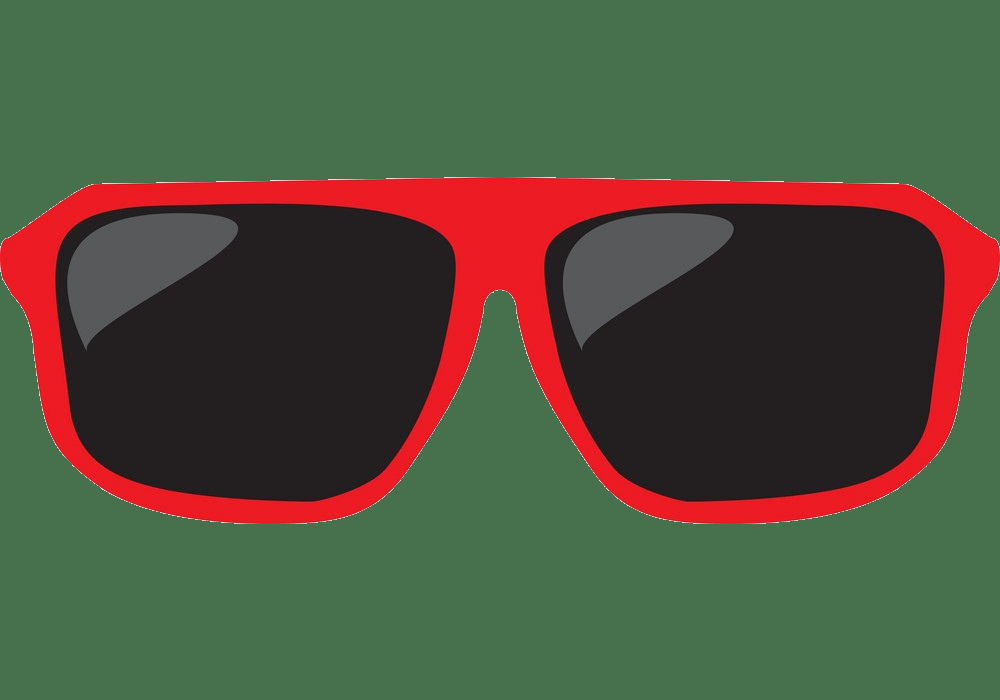
#> input picture glasses/glasses1.png, 1000 x 700 px
$ python -i cartoon_styler.py   (imports and definitions only)
#> lines starting #> are read from the running program, lines starting #| are printed output that depends on the picture; after the words box and inside, x2 and y2 are one past the last pixel; in counts of white or black regions, pixels touching at a corner belong together
#> further down, picture is the input picture: shape (700, 1000, 3); mean B, G, R 61.2, 81.4, 80.4
import cv2
import numpy as np

def process(
    image,
    bilateral_d=9,
    bilateral_sigmaColor=300,
    bilateral_sigmaSpace=300,
    median_ksize=7,
    adaptive_blockSize=9,
    adaptive_C=2
):
    """
    入力された画像をカートゥーン風に加工する
    各種パラメータを指定可能
    """
#> called with bilateral_d = 9, bilateral_sigmaColor = 300, bilateral_sigmaSpace = 300, median_ksize = 7, adaptive_blockSize = 9, adaptive_C = 2
    # 1. 色を滑らかにする（油絵風）
    img_color = cv2.bilateralFilter(
        image, d=bilateral_d, sigmaColor=bilateral_sigmaColor, sigmaSpace=bilateral_sigmaSpace
    )

    # 2. 輪郭線を抽出する（マンガ風）
    img_gray = cv2.cvtColor(image, cv2.COLOR_BGR2GRAY)
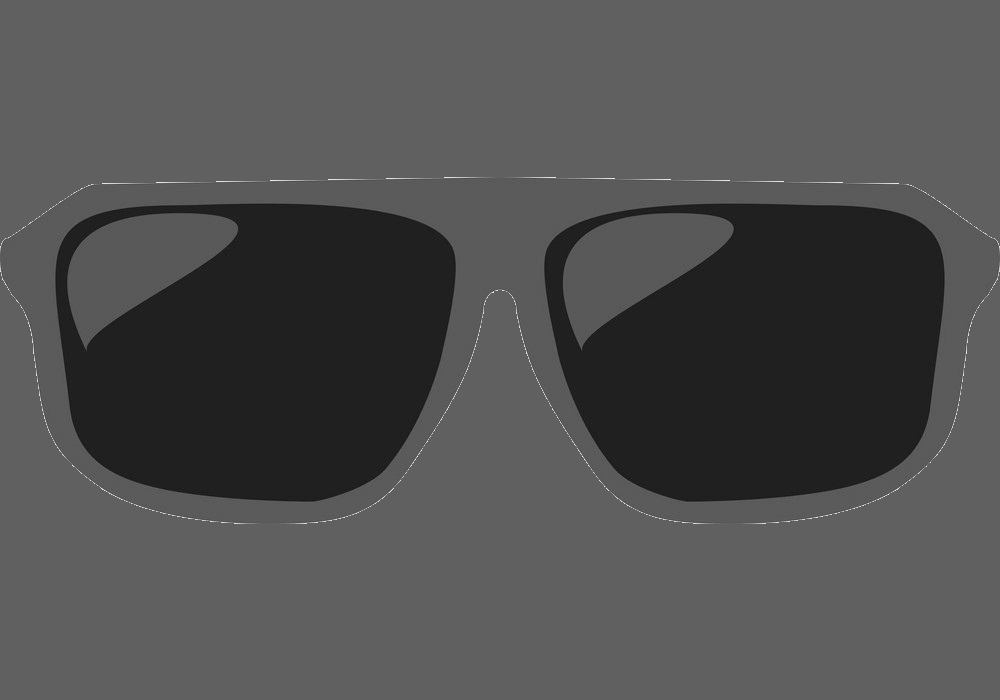
#> img_gray: shape (700, 1000); min 23, max 231, mean 79
    img_blur = cv2.medianBlur(img_gray, median_ksize)
    img_edge = cv2.adaptiveThreshold(
        img_blur, 255,
        cv2.ADAPTIVE_THRESH_MEAN_C,
        cv2.THRESH_BINARY,
        blockSize=adaptive_blockSize,
        C=adaptive_C
    )
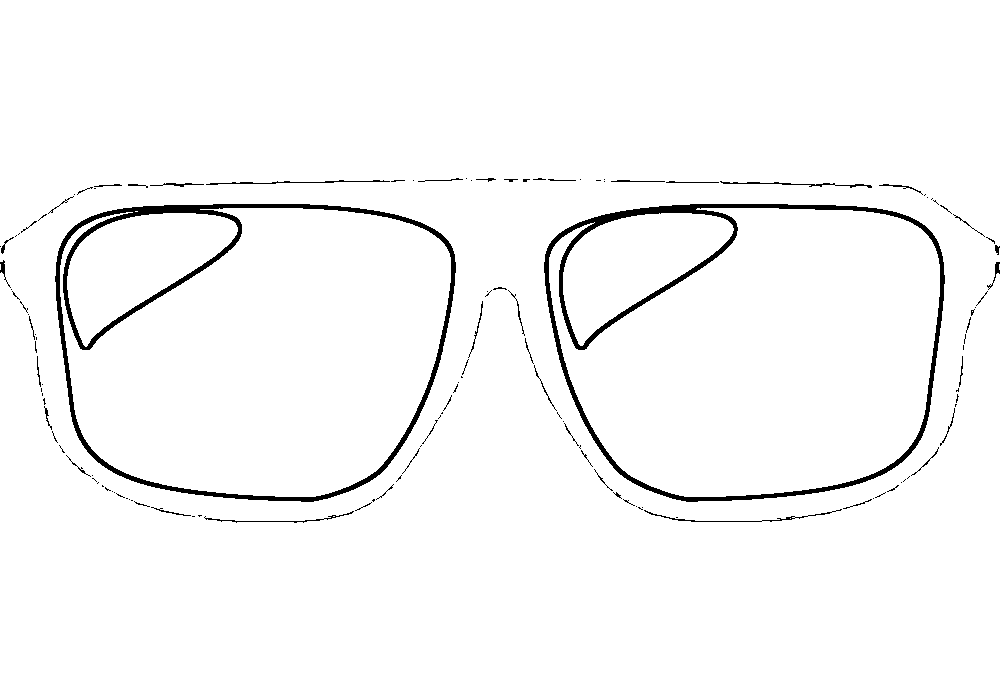
#> img_edge: shape (700, 1000); 97.4% white; 130 black regions (80 under 20 px), largest, box (x1, y1, x2, y2) and area: (55, 204, 456, 502) 7469, (544, 204, 945, 502) 7371, (644, 509, 842, 522) 259

    # 3. 色と輪郭線を合成
    img_edge = cv2.cvtColor(img_edge, cv2.COLOR_GRAY2BGR)
    img_cartoon = cv2.bitwise_and(img_color, img_edge)
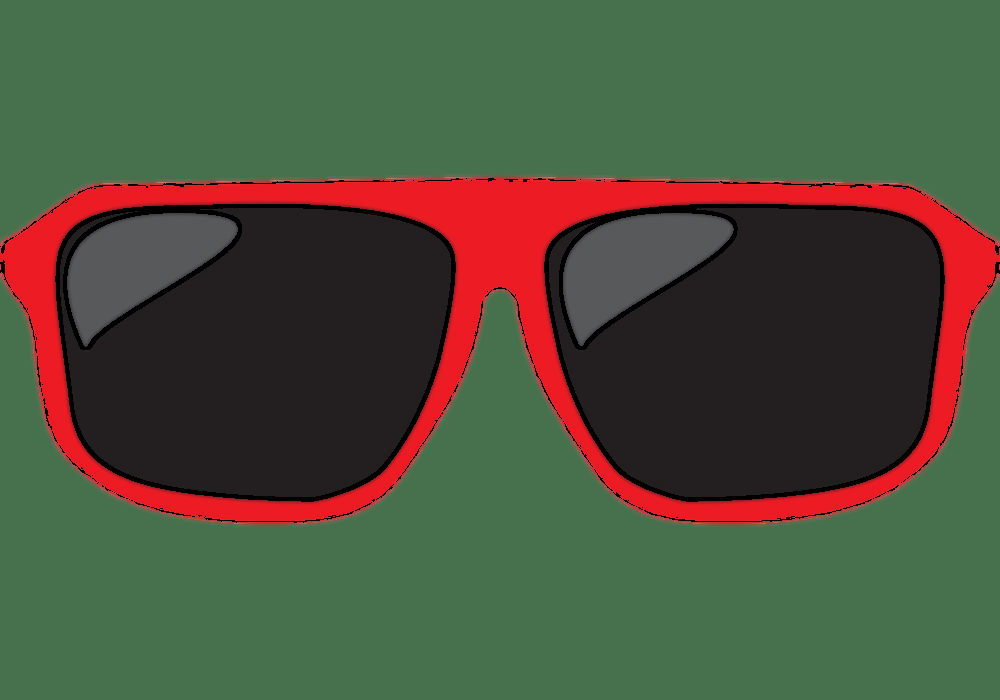
#> img_cartoon: shape (700, 1000, 3); mean B, G, R 60.2, 80.5, 78.1

    return img_cartoon

>>> import cv2
>>> picture = cv2.imread('../glasses/glasses1.png')
>>> result = process(picture)

$ run again, on glasses/glasses2.png
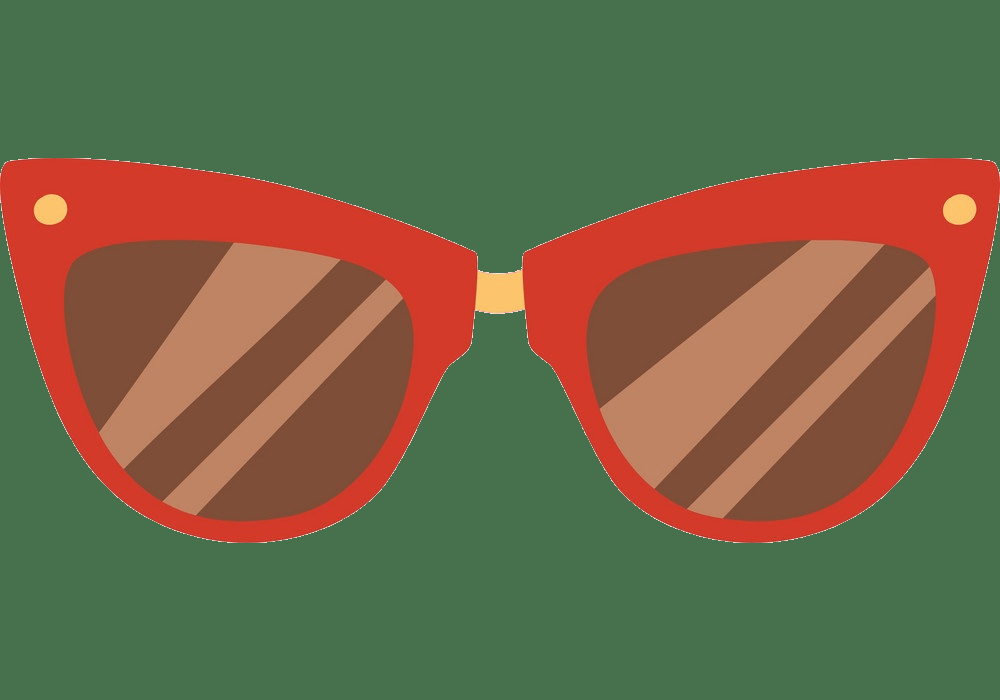
#> input picture glasses/glasses2.png, 1000 x 700 px
#> picture is the input picture: shape (700, 1000, 3); mean B, G, R 70.3, 101, 112.3
#> in process, `img_edge = cv2.adaptiveThreshold( img_blur, 255, cv2.ADAPTIVE_THRESH_M..`:
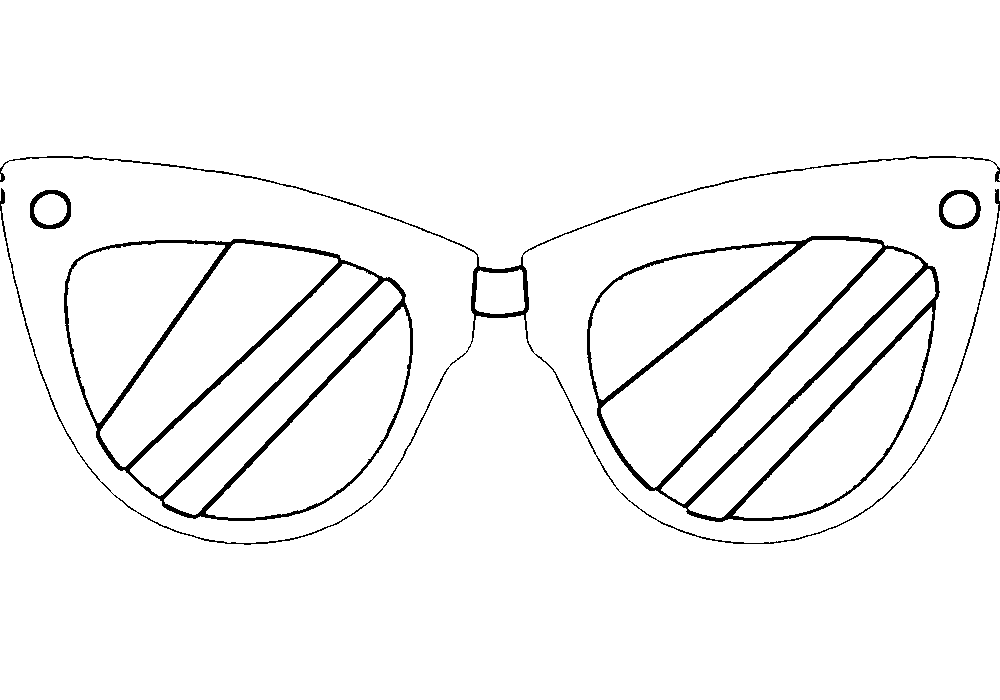
#> img_edge: shape (700, 1000); 96.5% white; 5 black regions, box (x1, y1, x2, y2) and area: (587, 236, 940, 522) 9502, (64, 239, 413, 521) 8920, (0, 156, 1000, 545) 5283, (939, 190, 981, 229) 554, (30, 190, 71, 229) 545
#> in process, `img_cartoon = cv2.bitwise_and(img_color, img_edge)`:
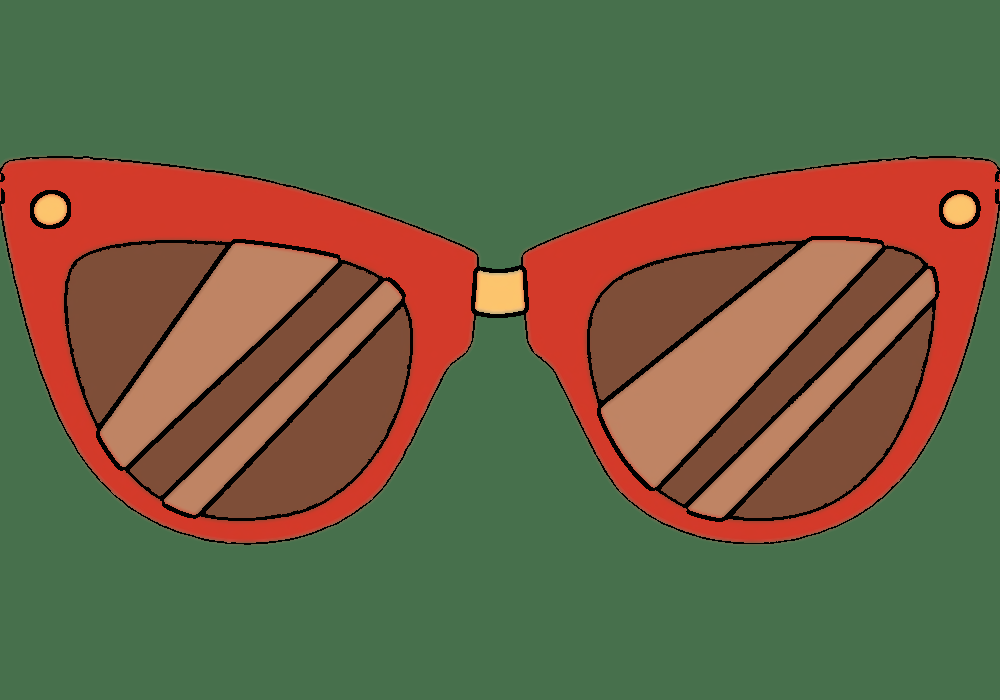
#> img_cartoon: shape (700, 1000, 3); mean B, G, R 68.1, 97.9, 107

$ run again, on glasses/glasses3.png
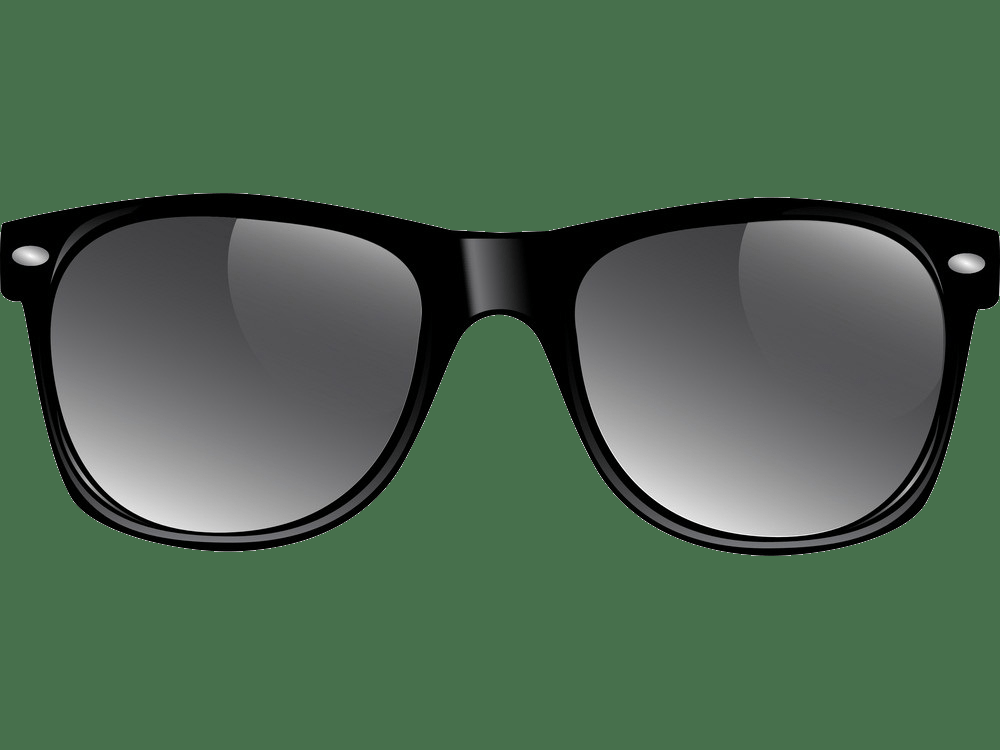
#> input picture glasses/glasses3.png, 1000 x 750 px
#> picture is the input picture: shape (750, 1000, 3); mean B, G, R 80.1, 102.7, 76.5
#> in process, `img_gray = cv2.cvtColor(image, cv2.COLOR_BGR2GRAY)`:
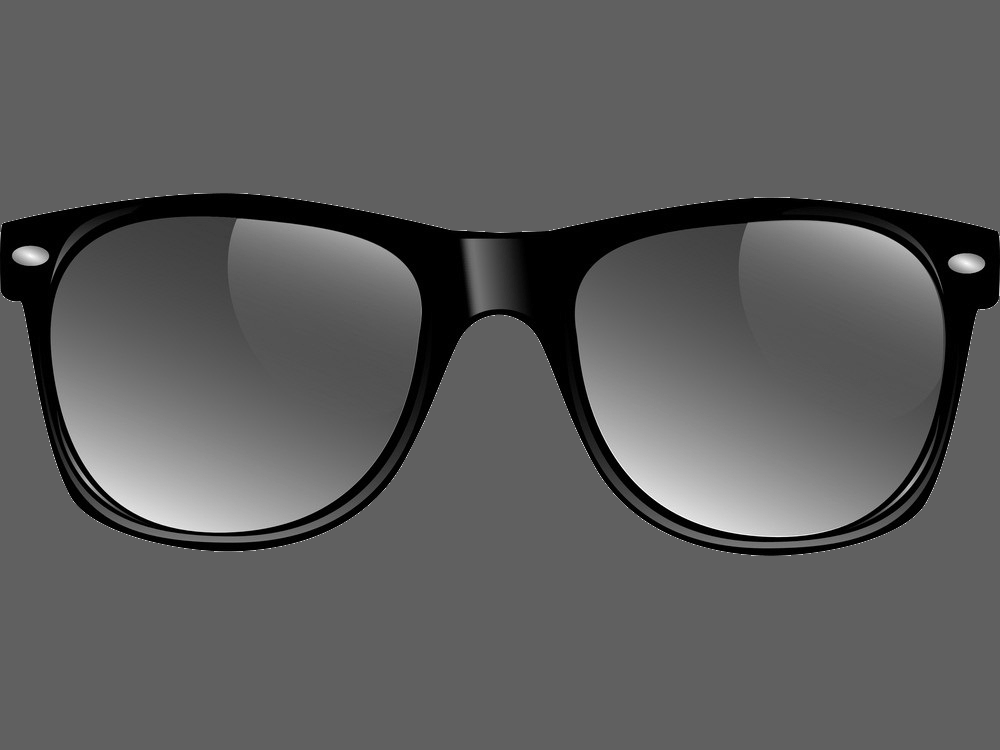
#> img_gray: shape (750, 1000); min 0, max 250, mean 92.5
#> in process, `img_edge = cv2.adaptiveThreshold( img_blur, 255, cv2.ADAPTIVE_THRESH_M..`:
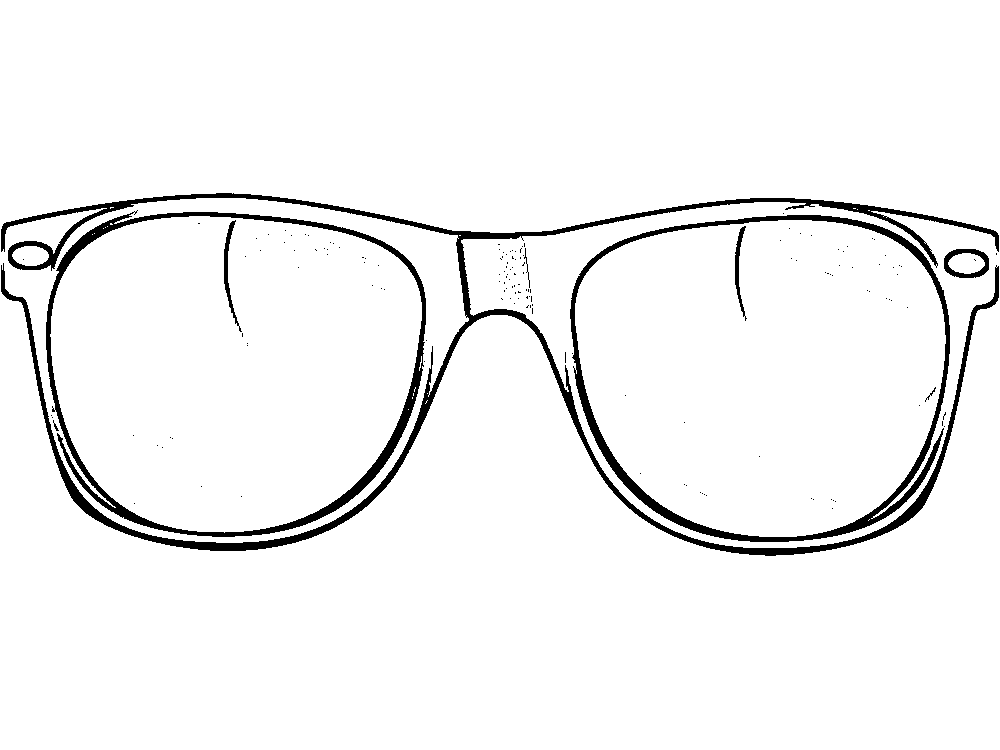
#> img_edge: shape (750, 1000); 95.6% white; 156 black regions (147 under 20 px), largest, box (x1, y1, x2, y2) and area: (1, 193, 999, 556) 16779, (570, 215, 950, 542) 7460, (46, 210, 426, 537) 7344

$ run again, on glasses/glasses4.png
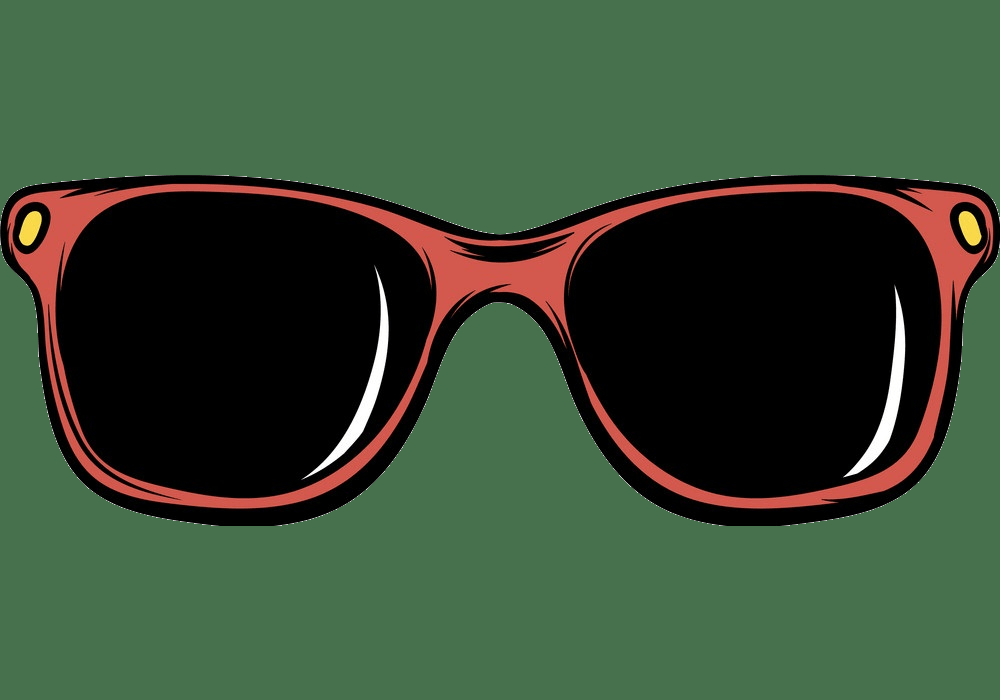
#> input picture glasses/glasses4.png, 1000 x 700 px
#> picture is the input picture: shape (700, 1000, 3); mean B, G, R 53.5, 76.6, 57.9
#> in process, `img_edge = cv2.adaptiveThreshold( img_blur, 255, cv2.ADAPTIVE_THRESH_M..`:
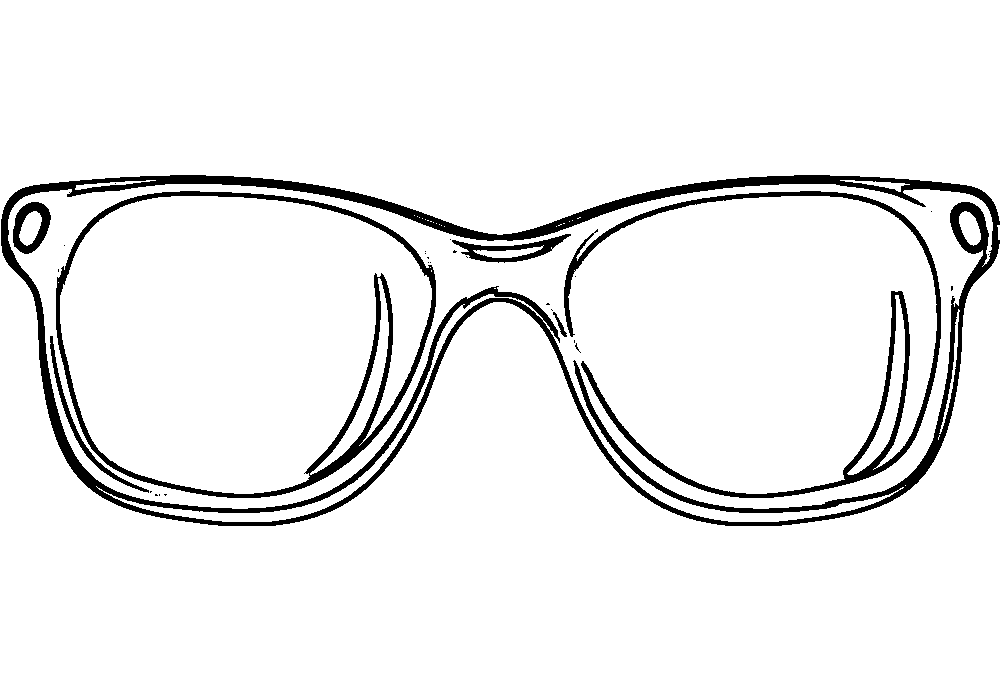
#> img_edge: shape (700, 1000); 93.7% white; 30 black regions (23 under 20 px), largest, box (x1, y1, x2, y2) and area: (1, 175, 1000, 526) 25829, (56, 191, 436, 498) 7827, (564, 191, 941, 498) 7550
#> in process, `img_cartoon = cv2.bitwise_and(img_color, img_edge)`:
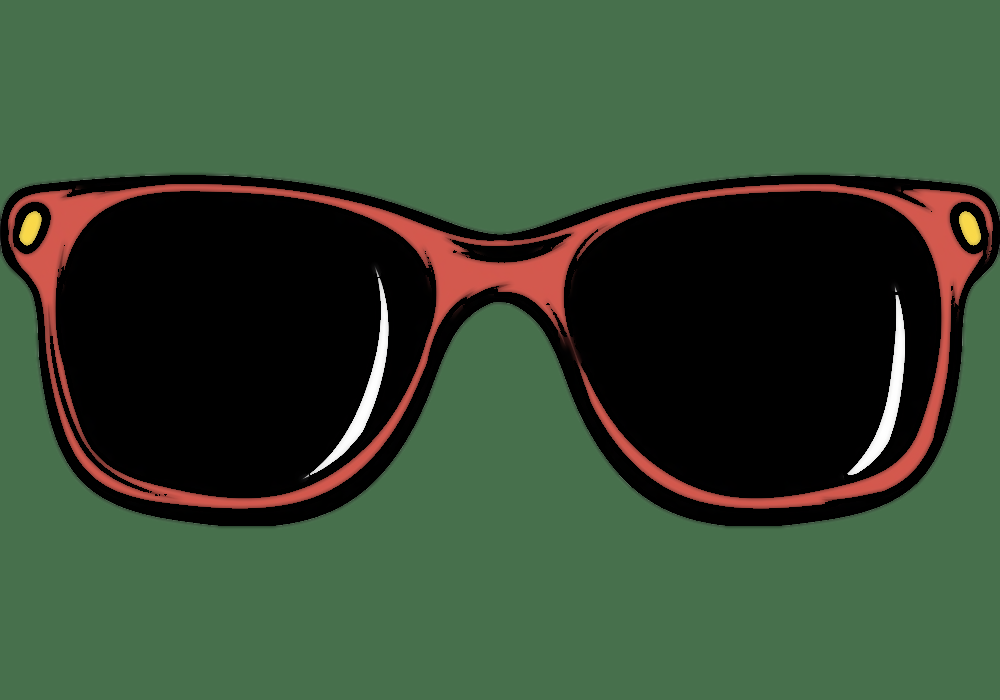
#> img_cartoon: shape (700, 1000, 3); mean B, G, R 52.6, 75.6, 56.2
